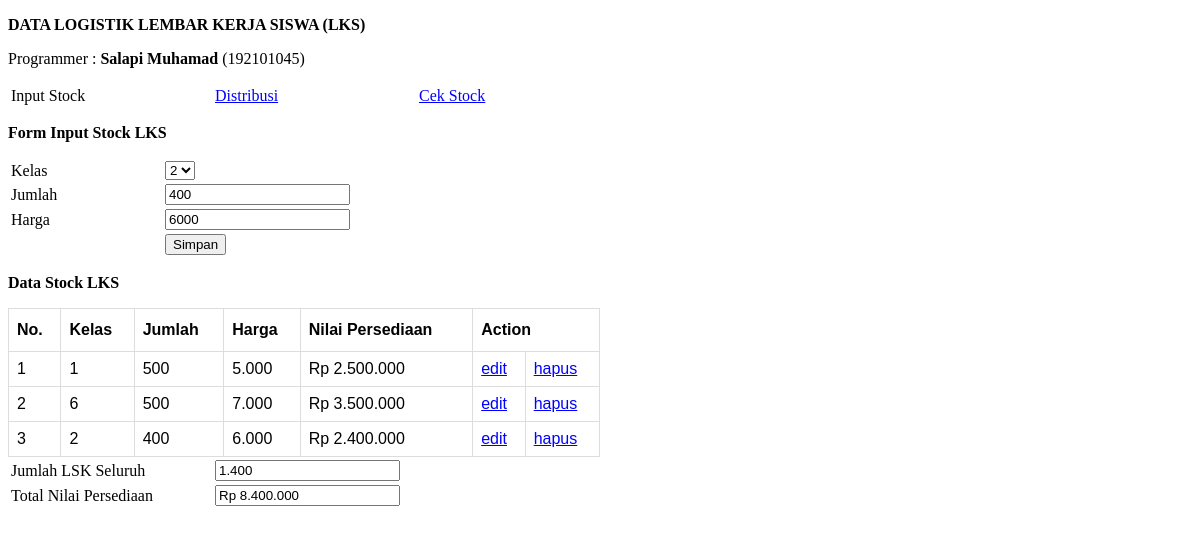
Page /index.php?edit=3 on the committed database.
### tables this page shows
CREATE TABLE `stok` (
  `id` int(11) NOT NULL AUTO_INCREMENT,
  `kelas` char(1) DEFAULT NULL,
  `jumlah` int(11) DEFAULT NULL,
  `harga` int(11) DEFAULT NULL,
  PRIMARY KEY (`id`)
);

### index.php (the view, shortened to what this page needs)
<?php include "database.php"; ?>
<!DOCTYPE html>
<html lang="en">
<head>
</head>
<body>
    <p><strong>DATA LOGISTIK LEMBAR KERJA SISWA (LKS)</strong></p>
    <p>Programmer : <strong>Salapi Muhamad</strong> (192101045)</p>
    <table>
        <tr>
            <td style="width: 200px;"><a>Input Stock</a></td>
            <td style="width: 200px;"><a href="distribusi.php">Distribusi</a></td>
            <td><a href="cekstok.php">Cek Stock</a></td>
        </tr>
    </table>
    <p><strong>Form Input Stock LKS</strong></p>
    <?php
    if(isset($_GET['edit'])){
        $id = $_GET['edit'];
        $sql = "select * from stok where id='$id'";
        $query = mysqli_query($db, $sql);
        $row = mysqli_fetch_assoc($query);
    }
    ?>
    <form action="index.php" method="POST">
        <table>
            <tr>
                <td style="width: 150px;">Kelas</td>
                <td>
                    <select name="kelas" id="kelas" required>
                        <?php for($i = 1; $i <= 6; $i++) : ?>
                        <option
                            value="<?=$i;?>"
                            <?php if(isset($_GET['edit'])) : ?>
                            <?php if($i == $row['kelas']) : ?> selected <?php endif; ?>
                            <?php endif; ?>
                        >
                        <?=$i;?>
                        </option>
                        <?php endfor; ?>
                    </select>
                </td>
            </tr>
            <tr>
                <td>Jumlah</td>
                <td>
                    <input type="number" name="jumlah" id="jumlah" min="1" value="<?=$row['jumlah'] ?? '';?>" required>
                </td>
            </tr>
            <tr>
                <td>Harga</td>
                <td>
                    <input type="number" name="harga" id="harga" min="1" value="<?=$row['harga'] ?? '';?>" required>
                </td>
            </tr>
            <tr>
                <td>&nbsp;</td>
                <td>
                    <?php if(isset($_GET['edit'])){ ?>
                    <input type="submit" name="edit" id="edit" value="Simpan">
                    <?php }else{ ?>
                    <input type="submit" name="submit" id="submit" value="Simpan">
                    <?php } ?>
                </td>
            </tr>
        </table>
    </form>
    <p><strong>Data Stock LKS</strong></p>
    <table  id="customers">
        <tr>
            <th>No.</th>
            <th>Kelas</th>
            <th>Jumlah</th>
            <th>Harga</th>
            <th>Nilai Persediaan</th>
            <th colspan="2">Action</th>
        </tr>
        <?php
        $sql = "select * from stok where jumlah > 0";
        $query = mysqli_query($db, $sql);
        $i = 1;
        while($row = mysqli_fetch_assoc($query)) :
        ?>
        <tr>
            <td><?=$i++;?></td>
            <td><?=$row['kelas'];?></td>
            <td><?=number_format($row['jumlah'], 0, ',', '.');?></td>
            <td><?=number_format($row['harga'], 0, ',', '.');?></td>
            <td>Rp <?=number_format($row['jumlah'] * $row['harga'], 0, ',', '.');?></td>
            <td><a href="index.php?edit=<?=$row['id'];?>">edit</a></td>
            <td><a href="index.php?delete=<?=$row['id'];?>" onclick="return confirm('Anda yakin ingin menghapus ini?')">hapus</a></td>
        </tr>
        <?php endwhile; ?>
    </table>
    <table>
        <tr>
            <td style="width: 200px;">Jumlah LSK Seluruh</td>
            <?php
            $sql = "select sum(jumlah) jumlah from stok where jumlah > 0";
            $query = mysqli_query($db, $sql);
            $row = mysqli_fetch_assoc($query);
            ?>
            <td><input type="text" name="jum" id="jum" value="<?=number_format($row['jumlah'], 0, ',', '.');?>" readonly></td>
        </tr>
        <tr>
            <td>Total Nilai Persediaan</td>
            <?php
            $sql = "select sum(jumlah*harga) jumlah from stok where jumlah > 0";
            $query = mysqli_query($db, $sql);
            $row = mysqli_fetch_assoc($query);
            ?>
            <td><input type="text" name="nil" id="nil" value="Rp <?=number_format($row['jumlah'], 0, ',', '.');?>" readonly></td>
        </tr>
    </table>
</body>
</html>

### index.php (style rules this page uses)
a:link { color: blue; }
#customers { font-family: Arial, Helvetica, sans-serif; border-collapse: collapse; width: 50%; }
#customers td, #customers th { border: 1px solid #ddd; padding: 8px; }
#customers th { padding-top: 12px; padding-bottom: 12px; text-align: left; color: black; }

### rows in the picture
stok: kelas "2", jumlah "400", harga "6000", harga "6.000", $row['jumlah'] * $row['harga'] "2.400.000"
stok: kelas "1", jumlah "500", harga "5.000", $row['jumlah'] * $row['harga'] "2.500.000"
stok: kelas "6", jumlah "500", harga "7.000", $row['jumlah'] * $row['harga'] "3.500.000"
